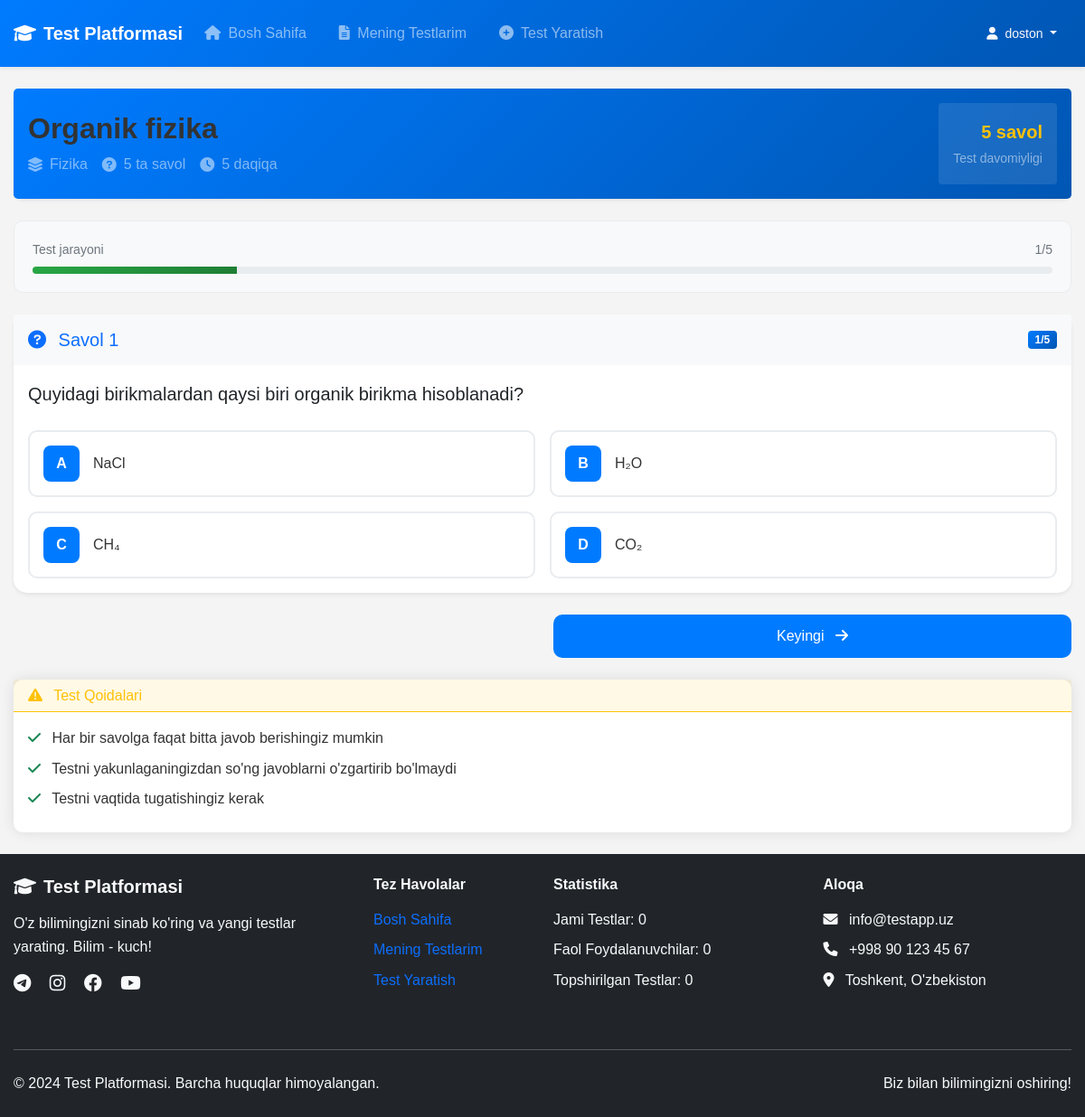
/3/test/ (signed in), run on the app's committed database.
### main/models.py (models this page shows, shortened)
class Test(models.Model):
    author = models.ForeignKey(User, on_delete=models.CASCADE)
    category = models.ForeignKey(Category, on_delete=models.CASCADE)
    title = models.CharField(max_length=200)
    maximum_attempts = models.PositiveBigIntegerField()
    start_date = models.DateTimeField(default=timezone.now)
    end_date = models.DateTimeField(default=timezone.now() + datetime.timedelta(days=10))
    pass_percentage = models.PositiveBigIntegerField()

class Category(models.Model):
    name = models.CharField(max_length=100)

class Question(models.Model):
    test = models.ForeignKey(Test, on_delete=models.CASCADE)
    question = models.CharField(max_length=300)
    a = models.CharField(max_length=200)
    b = models.CharField(max_length=200)
    c = models.CharField(max_length=200)
    d = models.CharField(max_length=200)
    true_answer = models.CharField(max_length=1, help_text="Enter the correct option (a/b/c/d)")

### main/views.py (the view, shortened to what this page needs)
# urls.py: path('<int:test_id>/test/', views.test, name='test'),
@login_required(login_url='login')
def test(request, test_id):
    test = get_object_or_404(Test, id=test_id)
    questions = Question.objects.filter(test=test)
    context = {"test": test, "questions": questions}
    return render(request, "test.html", context)

### templates/test.html (shortened to what this page needs)
{% extends "base.html" %}
{% block content %}
<div class="container py-4">
    <div class="test-header card border-0 shadow-sm mb-4">
        <div class="card-body bg-primary text-white rounded-3">
            <div class="row align-items-center">
                <div class="col-md-8">
                    <h1 class="h2 fw-bold mb-2">{{ test.title }}</h1>
                    <div class="d-flex flex-wrap gap-3 text-white-50">
                        <span class="d-flex align-items-center">
                            <i class="fas fa-layer-group me-2"></i>
                            {{ test.category.name }}
                        </span>
                        <span class="d-flex align-items-center">
                            <i class="fas fa-question-circle me-2"></i>
                            {{ questions|length }} ta savol
                        </span>
                        <span class="d-flex align-items-center">
                            <i class="fas fa-clock me-2"></i>
                            {{ questions|length }} daqiqa
                        </span>
                    </div>
                </div>
                <div class="col-md-4 text-md-end">
                    <div class="test-info bg-white bg-opacity-10 p-3 rounded-2 d-inline-block">
                        <div class="text-warning fw-bold fs-5">{{ questions|length }} savol</div>
                        <small class="text-white-50">Test davomiyligi</small>
                    </div>
                </div>
            </div>
        </div>
    </div>
    <div class="progress-container mb-4">
        <div class="d-flex justify-content-between align-items-center mb-2">
            <small class="text-muted">Test jarayoni</small>
            <small class="text-muted"><span id="currentQuestion">1</span>/{{ questions|length }}</small>
        </div>
        <div class="progress" style="height: 8px;">
            <div class="progress-bar bg-success" role="progressbar" style="width: 0%"
                 id="progressBar" aria-valuenow="0" aria-valuemin="0" aria-valuemax="100"></div>
        </div>
    </div>
    <form method="post" id="testForm" class="test-form">
        <div class="questions-container">
            {% for question in questions %}
            <div class="question-card card border-0 shadow-sm mb-4" id="question-{{ forloop.counter }}"
                 {% if not forloop.first %}style="display: none;"{% endif %}>
                <div class="card-header bg-light border-0 py-3">
                    <div class="d-flex justify-content-between align-items-center">
                        <h5 class="mb-0 text-primary">
                            <i class="fas fa-question-circle me-2"></i>
                            Savol {{ forloop.counter }}
                        </h5>
                        <span class="badge bg-primary">{{ forloop.counter }}/{{ questions|length }}</span>
                    </div>
                </div>
                <div class="card-body">
                    <div class="question-text mb-4">
                        <p class="fs-5 fw-semibold text-dark">{{ question.question }}</p>
                    </div>
                    <div class="options-container">
                        <div class="row g-3">
                            <div class="col-md-6">
                                <div class="option-card">
                                    <label for="{{ question.id }}-a" class="option-label">
                                        <span class="option-letter">A</span>
                                        <span class="option-text">{{ question.a }}</span>
                                    </label>
                                </div>
                            </div>
                            <div class="col-md-6">
                                <div class="option-card">
                                    <label for="{{ question.id }}-b" class="option-label">
                                        <span class="option-letter">B</span>
                                        <span class="option-text">{{ question.b }}</span>
                                    </label>
                                </div>
                            </div>
                            <div class="col-md-6">
                                <div class="option-card">
                                    <label for="{{ question.id }}-c" class="option-label">
                                        <span class="option-letter">C</span>
                                        <span class="option-text">{{ question.c }}</span>
                                    </label>
                                </div>
                            </div>
                            <div class="col-md-6">
                                <div class="option-card">
                                    <label for="{{ question.id }}-d" class="option-label">
                                        <span class="option-letter">D</span>
                                        <span class="option-text">{{ question.d }}</span>
                                    </label>
                                </div>
                            </div>
                        </div>
                    </div>
                </div>
            </div>
            {% endfor %}
        </div>
        <div class="navigation-buttons mt-4">
            <div class="row">
                <div class="col-md-6">
                </div>
                <div class="col-md-6">
                    <button type="button" class="btn btn-primary btn-lg w-100" id="nextBtn">
                        Keyingi <i class="fas fa-arrow-right ms-2"></i>
                    </button>
                </div>
            </div>
        </div>
    </form>
    <div class="test-rules card border-warning mt-4">
        <div class="card-header bg-warning bg-opacity-10 border-warning">
            <h6 class="mb-0 text-warning">
                <i class="fas fa-exclamation-triangle me-2"></i> Test Qoidalari
            </h6>
        </div>
        <div class="card-body">
            <ul class="list-unstyled mb-0">
                <li class="mb-2">
                    <i class="fas fa-check text-success me-2"></i>
                    Har bir savolga faqat bitta javob berishingiz mumkin
                </li>
                <li class="mb-2">
                    <i class="fas fa-check text-success me-2"></i>
                    Testni yakunlaganingizdan so'ng javoblarni o'zgartirib bo'lmaydi
                </li>
                <li class="mb-2">
                    <i class="fas fa-check text-success me-2"></i>
                    Testni vaqtida tugatishingiz kerak
                </li>
            </ul>
        </div>
    </div>
</div>
{% endblock content %}

### templates/base.html (shortened to what this page needs)
{% load static %}
<!DOCTYPE html>
<html lang="en">
<head>
    <link href="https://cdn.jsdelivr.net/npm/bootstrap@5.1.3/dist/css/bootstrap.min.css" rel="stylesheet">
    <link href="https://cdnjs.cloudflare.com/ajax/libs/font-awesome/6.0.0/css/all.min.css" rel="stylesheet">
    <link rel="stylesheet" type="text/css" href="{% static 'style.css' %}">
</head>
<body class="d-flex flex-column min-vh-100">
    <nav class="navbar navbar-expand-lg navbar-dark bg-primary shadow-sm">
        <div class="container">
            <a class="navbar-brand fw-bold" href="/">
                <i class="fas fa-graduation-cap me-2"></i>Test Platformasi
            </a>
            <div class="collapse navbar-collapse" id="navbarContent">
                <ul class="navbar-nav me-auto">
                    <li class="nav-item">
                        <a class="nav-link" href="{% url 'index' %}">
                            <i class="fas fa-home me-1"></i> Bosh Sahifa
                        </a>
                    </li>
                    {% if user.is_authenticated %}
                    <li class="nav-item">
                        <a class="nav-link" href="{% url 'my_tests' %}">
                            <i class="fas fa-file-alt me-1"></i> Mening Testlarim
                        </a>
                    </li>
                    <li class="nav-item">
                        <a class="nav-link" href="{% url 'create_test' %}">
                            <i class="fas fa-plus-circle me-1"></i> Test Yaratish
                        </a>
                    </li>
                    {% endif %}
                </ul>
                <div class="d-flex align-items-center">
                    {% if user.is_authenticated %}
                    <div class="dropdown">
                        <button class="btn btn-outline-light dropdown-toggle" type="button" data-bs-toggle="dropdown">
                            <i class="fas fa-user me-1"></i> {{ user.username }}
                        </button>
                    </div>
                    {% endif %}
                </div>
            </div>
        </div>
    </nav>
    <main class="flex-grow-1">
        {% block content %}
        {% endblock content %}
    </main>
    <footer class="bg-dark text-light py-4 mt-auto">
        <div class="container">
            <div class="row">
                <div class="col-lg-4 col-md-6 mb-4">
                    <h5 class="fw-bold mb-3">
                        <i class="fas fa-graduation-cap me-2"></i>Test Platformasi
                    </h5>
                    <p class="text-light-50">
                        O'z bilimingizni sinab ko'ring va yangi testlar yarating.
                        Bilim - kuch!
                    </p>
                    <div class="social-links">
                        <a href="#" class="text-light me-3"><i class="fab fa-telegram fa-lg"></i></a>
                        <a href="#" class="text-light me-3"><i class="fab fa-instagram fa-lg"></i></a>
                        <a href="#" class="text-light me-3"><i class="fab fa-facebook fa-lg"></i></a>
                        <a href="#" class="text-light"><i class="fab fa-youtube fa-lg"></i></a>
                    </div>
                </div>
                <div class="col-lg-2 col-md-6 mb-4">
                    <h6 class="fw-bold mb-3">Tez Havolalar</h6>
                    <ul class="list-unstyled">
                        <li class="mb-2">
                            <a href="{% url 'index' %}" class="text-light-50 text-decoration-none">Bosh Sahifa</a>
                        </li>
                        {% if user.is_authenticated %}
                        <li class="mb-2">
                            <a href="{% url 'my_tests' %}" class="text-light-50 text-decoration-none">Mening Testlarim</a>
                        </li>
                        <li class="mb-2">
                            <a href="{% url 'create_test' %}" class="text-light-50 text-decoration-none">Test Yaratish</a>
                        </li>
                        {% endif %}
                    </ul>
                </div>
                <div class="col-lg-3 col-md-6 mb-4">
                    <h6 class="fw-bold mb-3">Statistika</h6>
                    <ul class="list-unstyled">
                        <li class="mb-2">
                            <span class="text-light-50">Jami Testlar: {% if total_tests_count %}{{ total_tests_count }}{% else %}0{% endif %}</span>
                        </li>
                        <li class="mb-2">
                            <span class="text-light-50">Faol Foydalanuvchilar: {% if active_users_count %}{{ active_users_count }}{% else %}0{% endif %}</span>
                        </li>
                        <li class="mb-2">
                            <span class="text-light-50">Topshirilgan Testlar: {% if completed_tests_count %}{{ completed_tests_count }}{% else %}0{% endif %}</span>
                        </li>
                    </ul>
                </div>
                <div class="col-lg-3 col-md-6 mb-4">
                    <h6 class="fw-bold mb-3">Aloqa</h6>
                    <ul class="list-unstyled">
                        <li class="mb-2">
                            <i class="fas fa-envelope me-2"></i>
                            <span class="text-light-50">info@testapp.uz</span>
                        </li>
                        <li class="mb-2">
                            <i class="fas fa-phone me-2"></i>
                            <span class="text-light-50">+998 90 123 45 67</span>
                        </li>
                        <li class="mb-2">
                            <i class="fas fa-map-marker-alt me-2"></i>
                            <span class="text-light-50">Toshkent, O'zbekiston</span>
                        </li>
                    </ul>
                </div>
            </div>
            <hr class="bg-light my-4">
            <div class="row align-items-center">
                <div class="col-md-6 text-center text-md-start">
                    <p class="mb-0 text-light-50">
                        &copy; 2024 Test Platformasi. Barcha huquqlar himoyalangan.
                    </p>
                </div>
                <div class="col-md-6 text-center text-md-end">
                    <p class="mb-0 text-light-50">
                        Biz bilan bilimingizni oshiring!
                    </p>
                </div>
            </div>
        </div>
    </footer>
</body>
</html>

### data on the page
Test: title "Organik fizika", category.name "Fizika"
Question: questions "5", question "Quyidagi birikmalardan qaysi biri organik birikma hisoblanadi?", a "NaCl", b "H₂O", c "CH₄", d "CO₂"

### other printed values
{{ user.username }} "doston"
{{ questions|length }} "5"
